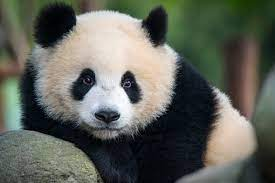
#> input picture panda.jpeg, 275 x 183 px
$ python main.py
#> lines starting #> are read from the running program, lines starting #| are printed output that depends on the picture
from PIL import Image


def pixelate(input_file_path, pixel_size):
#> called with input_file_path = 'panda.jpeg', pixel_size = 12
    image = Image.open(input_file_path)
#> image is the input picture: PIL image 275x183 RGB; mean R, G, B 95.6, 98.8, 90.4
    image = image.resize(
        (image.size[0] // pixel_size, image.size[1] // pixel_size),
        Image.NEAREST
    )
    image = image.resize(
        (image.size[0] * pixel_size, image.size[1] * pixel_size),
        Image.NEAREST
    )
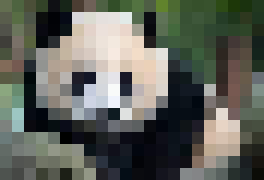
#> image: PIL image 264x180 RGB; mean R, G, B 95.2, 98.3, 89.9

    image.show()


pixelate("panda.jpeg", 12)
